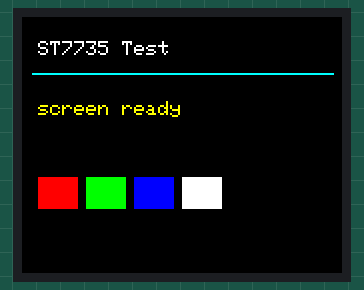
This sketch was run on a simulated Arduino Uno, built for the host (arithmetic inside an expression is 32-bit, double 64-bit). Shown: 160×128 colour display. What the sketch prints to the serial monitor is not drawn.

Above: at 0.7 s.

The sketch:

esp32_s3_tft_st7735.ino
```cpp
#include <Adafruit_GFX.h>
#include <Adafruit_ST7735.h>
#include <SPI.h>

static const int TFT_CS = 8;
static const int TFT_DC = 9;
static const int TFT_RST = 10;
static const int TFT_MOSI = 11;
static const int TFT_SCLK = 12;

Adafruit_ST7735 tft = Adafruit_ST7735(TFT_CS, TFT_DC, TFT_RST);

void drawScreen(const char *title, const char *status) {
  tft.fillScreen(ST77XX_BLACK);
  tft.setTextWrap(false);
  tft.setTextColor(ST77XX_WHITE);
  tft.setTextSize(1);
  tft.setCursor(8, 12);
  tft.println(title);
  tft.drawLine(5, 28, 155, 28, ST77XX_CYAN);
  tft.setCursor(8, 42);
  tft.setTextColor(ST77XX_YELLOW);
  tft.println(status);
  tft.fillRect(8, 80, 20, 16, ST77XX_RED);
  tft.fillRect(32, 80, 20, 16, ST77XX_GREEN);
  tft.fillRect(56, 80, 20, 16, ST77XX_BLUE);
  tft.fillRect(80, 80, 20, 16, ST77XX_WHITE);
}

void setup() {
  Serial.begin(115200);
  delay(500);
  Serial.println("ESP32-S3 ST7735 test booting...");
  SPI.begin(TFT_SCLK, -1, TFT_MOSI, TFT_CS);
  tft.initR(INITR_BLACKTAB);
  tft.setRotation(1);
  drawScreen("ST7735 Test", "screen ready");
}

void loop() {
}
```
